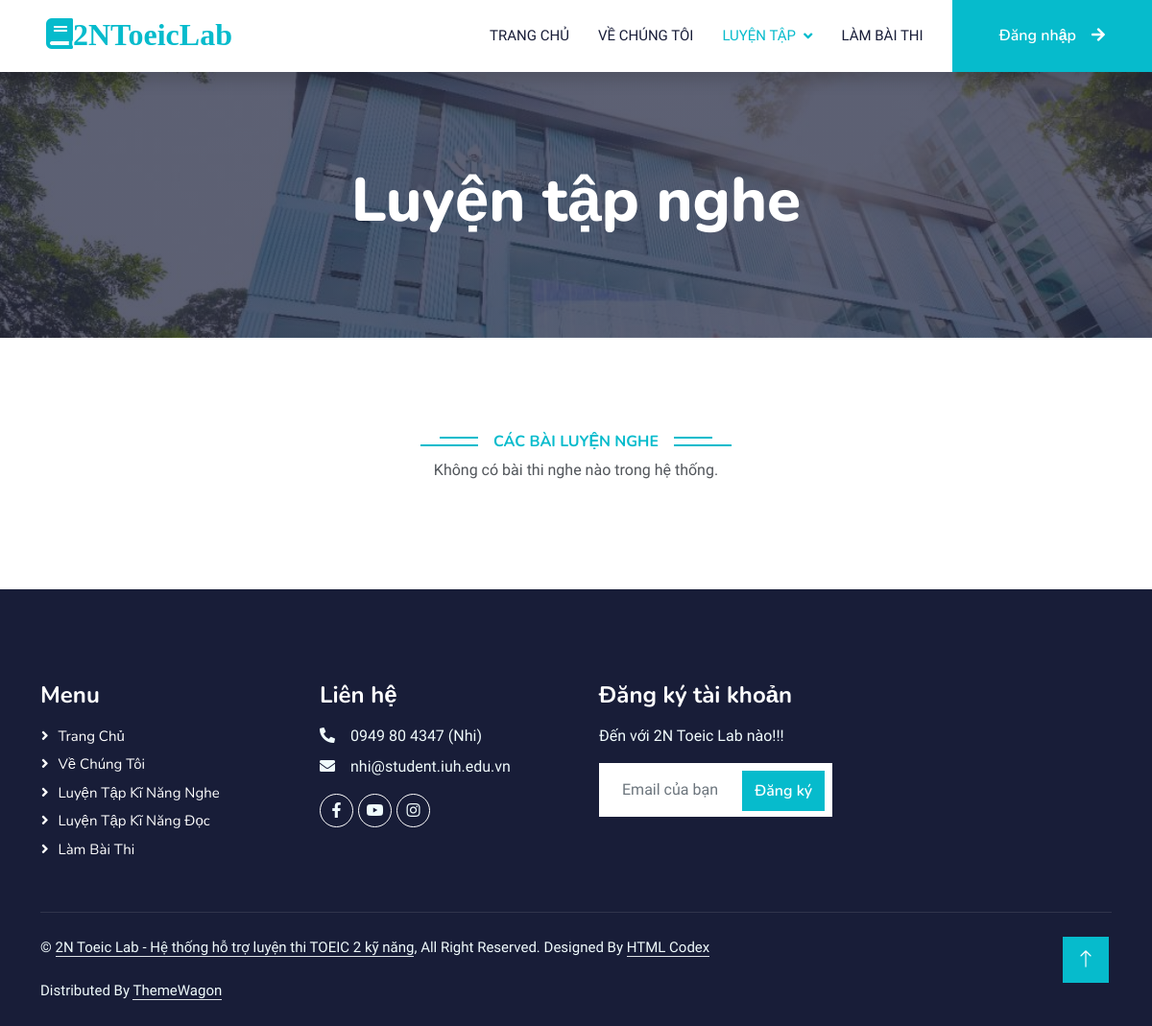
Page /templates/listening.php on the earlier database version.
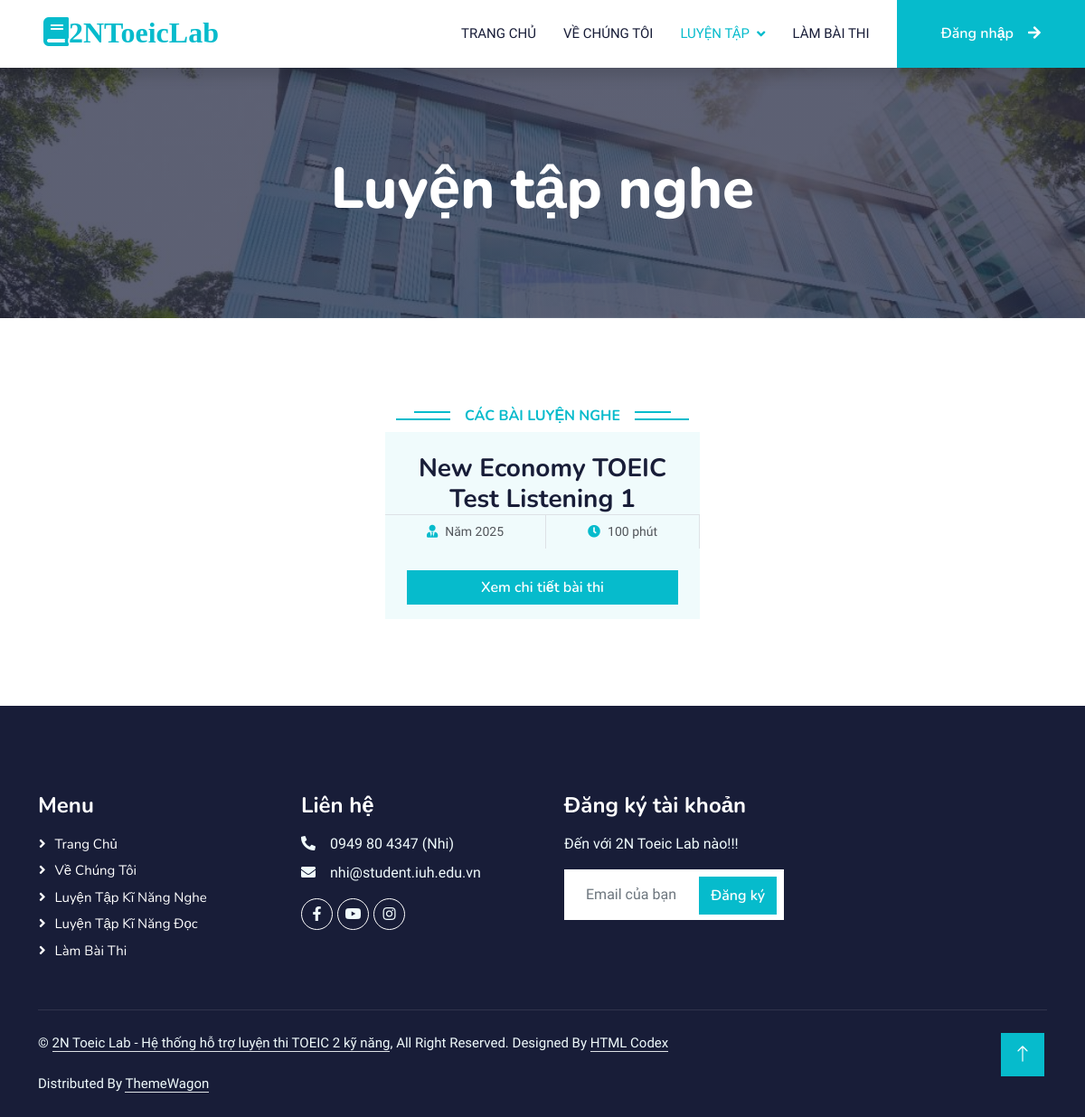
Same page on the later database version.
### tables this page shows
CREATE TABLE IF NOT EXISTS `exam` (
  `exam_id` int(11) NOT NULL AUTO_INCREMENT,
  `title` varchar(255) NOT NULL,
  `type` varchar(255) NOT NULL,
  `duration_minutes` int(11) NOT NULL,
  `difficulty_level` int(11) NOT NULL,
  PRIMARY KEY (`exam_id`)
);

### config/db.php (called while the page is built, shortened)
<?php
class ketnoi {
    public function moketnoi() {
        $conn = mysqli_connect('localhost', 'root', '');
        if (!$conn) {
            echo "Kết nối dữ liệu thất bại";
            return null;
        } else {
            mysqli_select_db($conn, "toeicdb");
            mysqli_query($conn, "SET NAMES 'utf8'");
            return $conn;
        }
    }
}
?>

### models/ExamModel.php (called while the page is built, shortened)
<?php
require_once __DIR__ . '/../config/db.php';
class ExamModel {
    public $conn;
    public function __construct() {
        $db = new ketnoi();
        $this->conn = $db->moketnoi();
    }
    public function getAllListeningExams() {
        $sql = "SELECT exam_id, title, type, duration_minutes, difficulty_level
                FROM exam
                WHERE type = 'Listening'";
        $result = mysqli_query($this->conn, $sql);
        $data = [];
        while ($row = mysqli_fetch_assoc($result)) {
            $data[] = $row;
        }
        return $data;
    }
}

### templates/listening.php (the view, shortened to what the changed rows need)
<?php
require_once __DIR__ . '/../models/ExamModel.php';
$model = new ExamModel();
$exams = $model->getAllListeningExams();
?>
<!DOCTYPE html>
<html lang="en">
<head>
    <link href="https://cdnjs.cloudflare.com/ajax/libs/font-awesome/5.10.0/css/all.min.css" rel="stylesheet">
    <link href="https://cdn.jsdelivr.net/npm/bootstrap-icons@1.4.1/font/bootstrap-icons.css" rel="stylesheet">
    <link href="../public/libs/animate/animate.min.css" rel="stylesheet">
    <link href="../public/libs/owlcarousel/assets/owl.carousel.min.css" rel="stylesheet">
    <link href="../public/css/bootstrap.min.css" rel="stylesheet">
    <link href="../public/css/style.css" rel="stylesheet">
</head>
<body>
    <nav class="navbar navbar-expand-lg bg-white navbar-light shadow sticky-top p-0">
        <a href="../index.php" class="navbar-brand d-flex align-items-center px-4 px-lg-5">
            <h2 class="m-0 text-primary"><i class="fa fa-book me-3">2NToeicLab</i></h2>
        </a>
    </nav>
    <div class="container-fluid bg-primary py-5 mb-5 page-header">
        <div class="container py-5">
            <div class="row justify-content-center">
                <div class="col-lg-10 text-center">
                    <h1 class="display-3 text-white animated slideInDown">Luyện tập nghe</h1>
                </div>
            </div>
        </div>
    </div>
    <div class="container-xxl py-5">
        <div class="container">
             <div class="container">
        <div class="row g-4 justify-content-center">
            <?php if (!empty($exams)): ?>
                <?php foreach ($exams as $index => $exam): ?>
                    <div class="col-lg-4 col-md-6 wow fadeInUp" data-wow-delay="<?= 0.1 * ($index + 1) ?>s">
                        <div class="course-item bg-light">
                            <div class="text-center p-4 pb-0">
                                <h3 class="mb-0"><?= htmlspecialchars($exam['title']) ?></h3>
                            </div>
                            <div class="d-flex border-top">
                                <small class="flex-fill text-center border-end py-2">
                                    <i class="fa fa-user-tie text-primary me-2"></i>Năm 2025
                                </small>
                                <small class="flex-fill text-center border-end py-2">
                                    <i class="fa fa-clock text-primary me-2"></i><?= $exam['duration_minutes'] ?> phút
                                </small>
                            </div>
                            <div class="text-center p-4 pb-0">
                                <a class="btn btn-primary mb-3 w-100" href="examdetails.php?id=<?= $exam['exam_id'] ?>">
                                    Xem chi tiết bài thi
                                </a>
                            </div>
                        </div>
                    </div>
                <?php endforeach; ?>
            <?php else: ?>
                <p class="text-center">Không có bài thi nghe nào trong hệ thống.</p>
            <?php endif; ?>
        </div>
    </div>
        </div>
    </div>
</body>
</html>

Differences in the rows shown:
added exam: title "New Economy TOEIC Test Listening 1", duration_minutes "100"
Other differences:
text no longer shown: "Không có bài thi nghe nào trong hệ thống."
